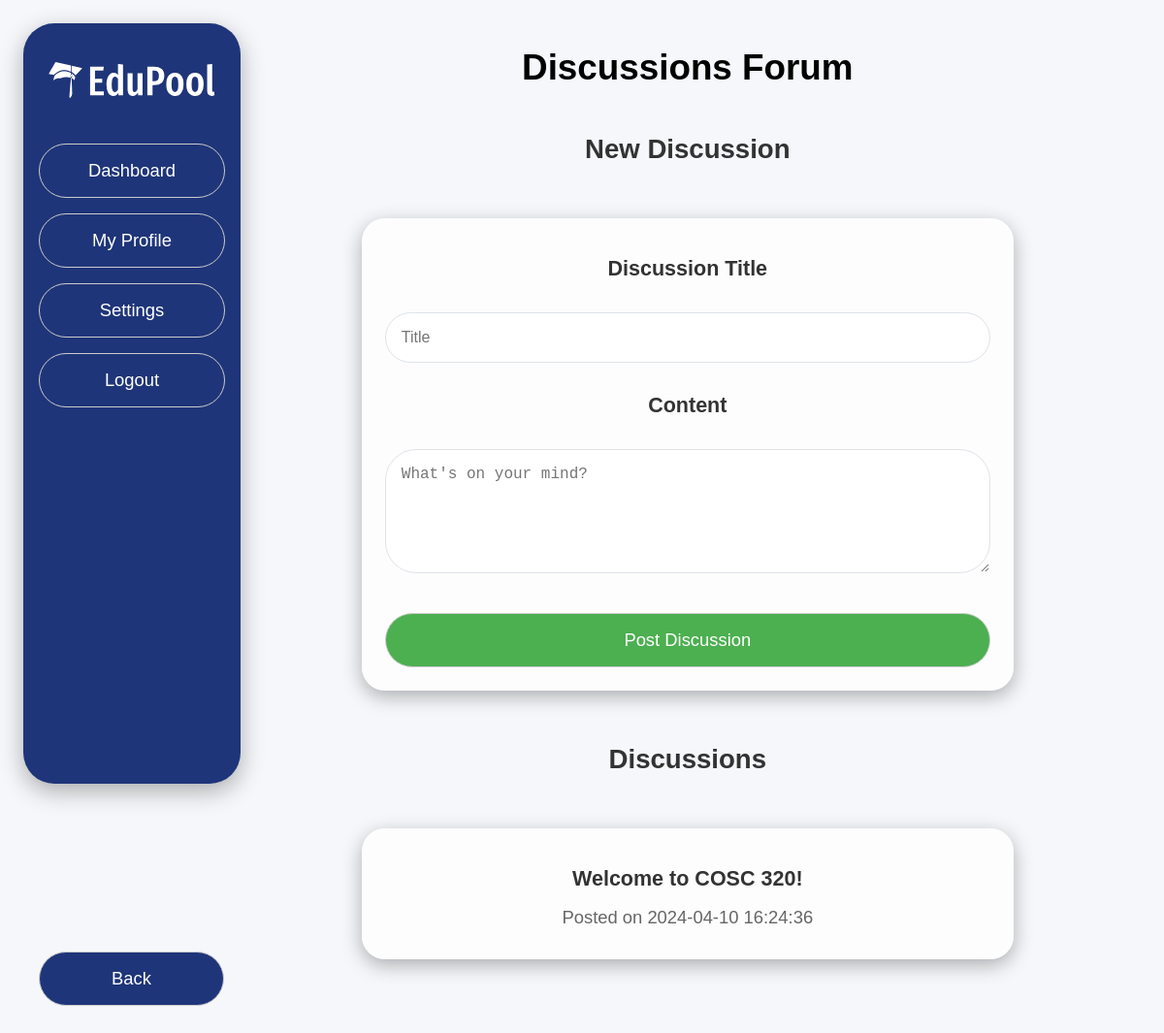
Before: /course/1/discussions (signed in) with the older database file.
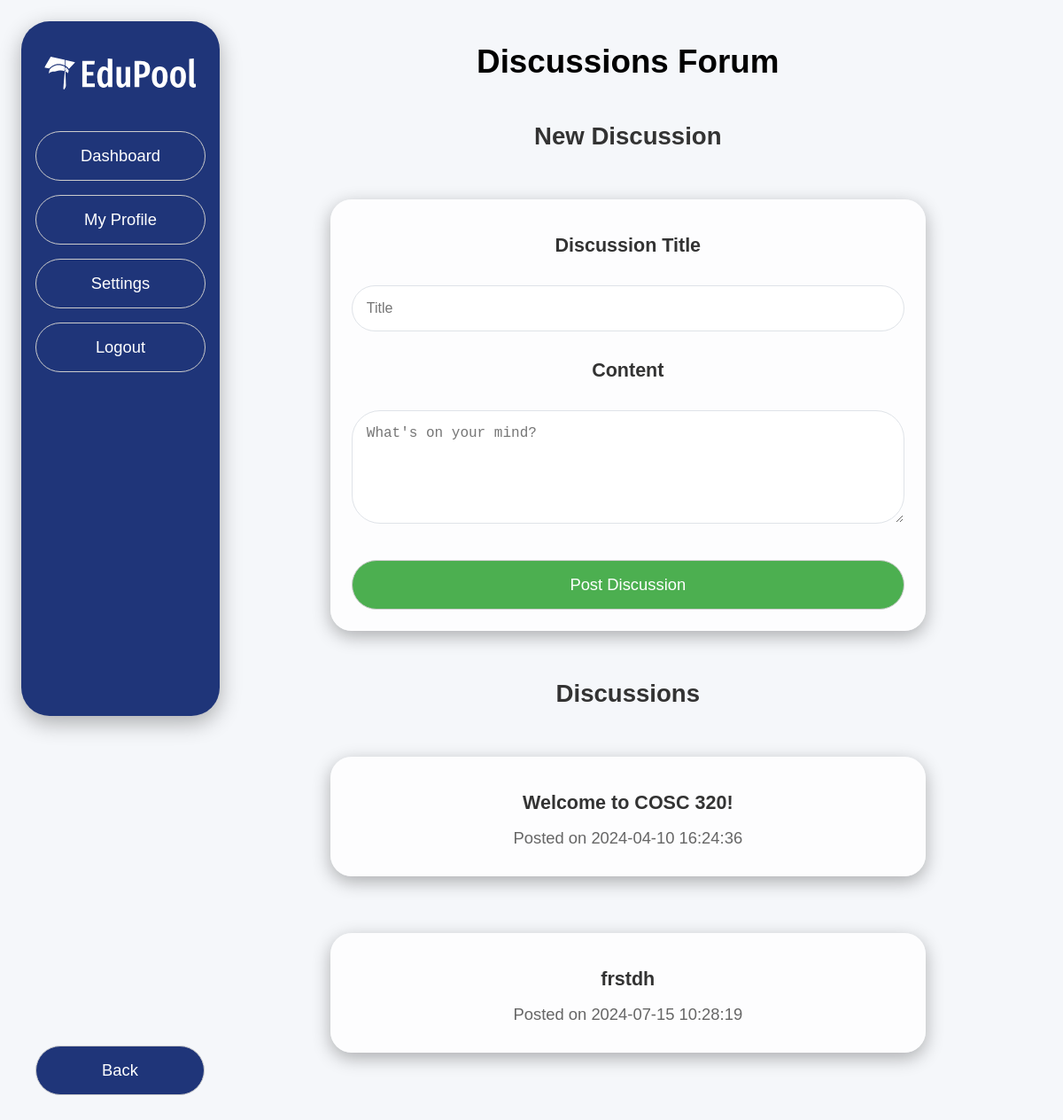
After: the same page with the newer database file.
### website/models.py (models this page shows)
class Discussion(db.Model):
    __tablename__ = 'discussions'
    id = db.Column(db.Integer, primary_key=True)
    title = db.Column(db.String(150))
    content = db.Column(db.String(1000))
    date_posted = db.Column(db.DateTime(timezone=True), default=func.now())
    course_id = db.Column(db.Integer, db.ForeignKey('courses.id'))
    user_id = db.Column(db.Integer, db.ForeignKey('users.id'))

### website/views.py (the view)
@views.route('/course/<int:course_id>/discussions',  methods=['GET'])
@login_required
def course_discussions(course_id):
    course = Course.query.get_or_404(course_id)
    discussions = Discussion.query.filter_by(course_id=course_id).all()
    course_full_name = f"{course.course_code} {course.course_name}"
    return render_template('discussion.html', course_name=course_full_name, course=course, discussions=discussions, course_id=course_id)

### website/__init__.py (called while the page is built)
def create_app():
    app = Flask(__name__)
    app.config['SECRET_KEY'] = 'gvfvsvf'
    app.config["SQLALCHEMY_DATABASE_URI"]= f"sqlite:///{DB_NAME}"
    db.init_app(app)
    from .views import views
    from .auth import auth
    app.register_blueprint(views, url_prefix='/')
    app.register_blueprint(auth, url_prefix='/')
    from .models import User
    create_database(app)
    login_manager = LoginManager()
    login_manager.login_view = 'auth.login'
    login_manager.init_app(app)
    @login_manager.user_loader
    def load_user(id):
        return User.query.get(int(id))
    return app

### website/templates/discussion.html (shortened to what this page needs)
<!DOCTYPE html>
<html lang="en">
    <head>
        <link rel="stylesheet" href="{{ url_for('static', filename='css/base.css') }}">
        <link rel="stylesheet" href="{{ url_for('static', filename='css/discussion.css') }}">
    </head>
    <body>
        {% include 'sidebar.html' %}
        <a href="{{ url_for('views.course_page', course_id=course.id) }}" class="back-button">Back</a>
        <main>
            <h1>Discussions Forum</h1>
            <h2>New Discussion</h2>
            <section id="post-discussion" class="card">
                <form method="POST" action="{{ url_for('views.add_discussion', course_id=course.id) }}">
                    <h3>Discussion Title</h3>
                    <input type="text" name="title" placeholder="Title" required>
                    <h3>Content</h3>
                    <textarea name="content" placeholder="What's on your mind?" required></textarea>
                    <button type="submit">Post Discussion</button>
                </form>
            </section>
            <h2>Discussions</h2>
            <section>
                {% for discussion in discussions %}
                <a href="{{ url_for('views.discussion_detail', discussion_id=discussion.id, course_id=course_id) }}">
                    <div class="section-content card options">
                        <h3>{{ discussion.title }}</h3>
                        <p>Posted on {{ discussion.date_posted }}</p>
                    </div>
                </a>
                {% else %}
                <p>No discussions yet. Be the first to start a conversation!</p>
                {% endfor %}
            </section>
        </main>
    </body>
</html>

Changed rows visible on the page:
added Discussion: title "frstdh", date_posted "2024-07-15 10:28:19"
